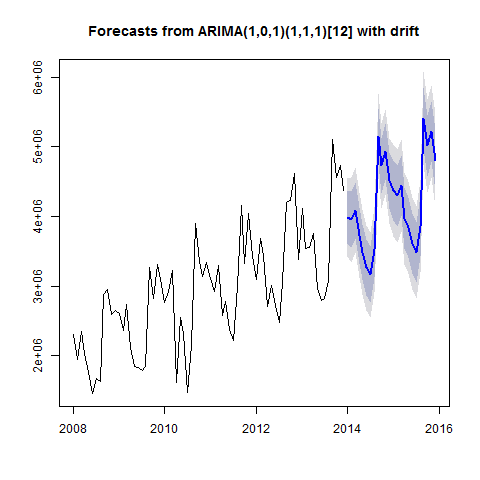

The R source for this figure:
#Creates Model_Seasonal_ARIMA_3 plot

png("Plots/Model_Seasonal_ARIMA_3_plot.png")
plot(forecast(Model_Seasonal_ARIMA_3))
dev.off()